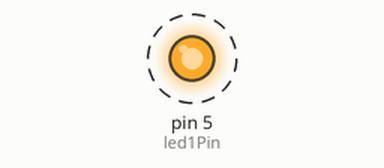
Simulated run of this sketch. Board: Arduino Uno, built with avr-gcc and run on an emulated ATmega328P. Parts: output pins drawn as LEDs (lit = HIGH). Dashed ring = blinking. What the sketch prints to the serial monitor is not drawn.

Above: at 0.2 s.
Timing chart, 0 to 3.0 s (numbered marks = the images above):
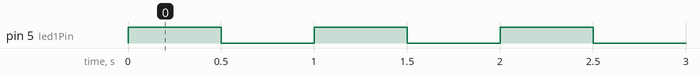

The sketch:

Question_03.1.ino
```cpp
int led1Pin = 5;
int blinked = 1;

void setup() {
  Serial.begin(9600);
  Serial.println("Serial Ready");

  pinMode(led1Pin, OUTPUT);


}

void loop() {
  digitalWrite(led1Pin, HIGH);
  Serial.println("The LED has blinked " + String(blinked) + " times" + ".");
  blinked++;

  delay(500);

  digitalWrite(led1Pin, LOW);

  delay(500);

}
```

Measured:
- by itself, pin 5 (led1Pin): alternates HIGH for 0.50 s and LOW for 0.50 s
